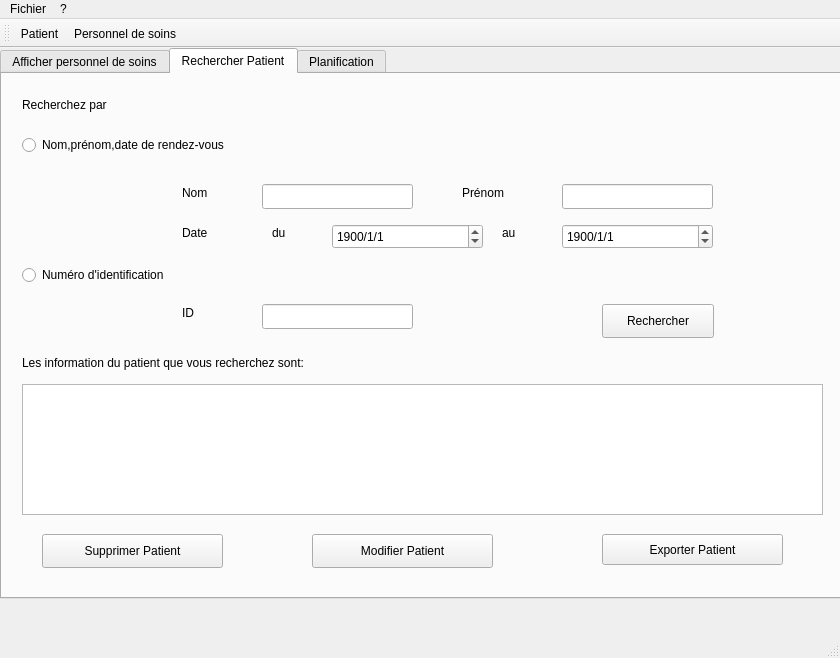
<?xml version="1.0" encoding="UTF-8"?>
<ui version="4.0">
 <class>MainWindow</class>
 <widget class="QMainWindow" name="MainWindow">
  <property name="geometry">
   <rect>
    <x>0</x>
    <y>0</y>
    <width>840</width>
    <height>658</height>
   </rect>
  </property>
  <property name="windowTitle">
   <string>Gestion de RDV</string>
  </property>
  <widget class="QWidget" name="centralWidget">
   <widget class="QTabWidget" name="tabWidget">
    <property name="geometry">
     <rect>
      <x>0</x>
      <y>0</y>
      <width>851</width>
      <height>551</height>
     </rect>
    </property>
    <property name="currentIndex">
     <number>1</number>
    </property>
    <widget class="QWidget" name="affichierPersonnelSoinsTab">
     <attribute name="title">
      <string>Afficher personnel de soins</string>
     </attribute>
     <widget class="QLabel" name="listPersonnelLabel">
      <property name="geometry">
       <rect>
        <x>260</x>
        <y>20</y>
        <width>451</width>
        <height>41</height>
       </rect>
      </property>
      <property name="text">
       <string>Liste de Personnel de soins</string>
      </property>
     </widget>
     <widget class="QTreeView" name="personnelTreeView">
      <property name="geometry">
       <rect>
        <x>20</x>
        <y>70</y>
        <width>801</width>
        <height>371</height>
       </rect>
      </property>
     </widget>
     <widget class="QPushButton" name="deletePersonnelSoinsButton">
      <property name="geometry">
       <rect>
        <x>80</x>
        <y>460</y>
        <width>191</width>
        <height>34</height>
       </rect>
      </property>
      <property name="text">
       <string>Supprimer Ressource</string>
      </property>
     </widget>
     <widget class="QPushButton" name="modifyPersonnelSoinsButton">
      <property name="geometry">
       <rect>
        <x>330</x>
        <y>460</y>
        <width>191</width>
        <height>34</height>
       </rect>
      </property>
      <property name="text">
       <string>Modifier Ressource</string>
      </property>
     </widget>
     <widget class="QPushButton" name="ViewButton">
      <property name="geometry">
       <rect>
        <x>661</x>
        <y>20</y>
        <width>151</width>
        <height>34</height>
       </rect>
      </property>
      <property name="text">
       <string>Load TreeList</string>
      </property>
     </widget>
     <widget class="QPushButton" name="addRadiologueButton_2">
      <property name="geometry">
       <rect>
        <x>620</x>
        <y>460</y>
        <width>181</width>
        <height>31</height>
       </rect>
      </property>
      <property name="text">
       <string>Add Radiologue</string>
      </property>
     </widget>
    </widget>
    <widget class="QWidget" name="rechercherPatientTab">
     <attribute name="title">
      <string>Rechercher Patient</string>
     </attribute>
     <widget class="QLabel" name="label_9">
      <property name="geometry">
       <rect>
        <x>180</x>
        <y>150</y>
        <width>41</width>
        <height>18</height>
       </rect>
      </property>
      <property name="text">
       <string>Date</string>
      </property>
     </widget>
     <widget class="QLineEdit" name="patientNomLineEdit">
      <property name="geometry">
       <rect>
        <x>260</x>
        <y>110</y>
        <width>151</width>
        <height>25</height>
       </rect>
      </property>
     </widget>
     <widget class="QLineEdit" name="patientPrenomLineEdit">
      <property name="geometry">
       <rect>
        <x>560</x>
        <y>110</y>
        <width>151</width>
        <height>25</height>
       </rect>
      </property>
     </widget>
     <widget class="QDateEdit" name="rdvStartDateEdit">
      <property name="geometry">
       <rect>
        <x>330</x>
        <y>150</y>
        <width>151</width>
        <height>25</height>
       </rect>
      </property>
      <property name="dateTime">
       <datetime>
        <hour>0</hour>
        <minute>0</minute>
        <second>0</second>
        <year>1900</year>
        <month>1</month>
        <day>1</day>
       </datetime>
      </property>
      <property name="displayFormat">
       <string notr="true">yyyy/M/d</string>
      </property>
     </widget>
     <widget class="QRadioButton" name="patientIdRadio">
      <property name="geometry">
       <rect>
        <x>20</x>
        <y>190</y>
        <width>251</width>
        <height>22</height>
       </rect>
      </property>
      <property name="text">
       <string>Numéro d'identification</string>
      </property>
     </widget>
     <widget class="QTableView" name="patientTableView">
      <property name="geometry">
       <rect>
        <x>20</x>
        <y>310</y>
        <width>801</width>
        <height>131</height>
       </rect>
      </property>
      <property name="selectionMode">
       <enum>QAbstractItemView::SingleSelection</enum>
      </property>
      <property name="selectionBehavior">
       <enum>QAbstractItemView::SelectRows</enum>
      </property>
     </widget>
     <widget class="QRadioButton" name="patientNomRadio">
      <property name="geometry">
       <rect>
        <x>20</x>
        <y>60</y>
        <width>311</width>
        <height>22</height>
       </rect>
      </property>
      <property name="text">
       <string>Nom,prénom,date de rendez-vous</string>
      </property>
     </widget>
     <widget class="QLabel" name="label_10">
      <property name="geometry">
       <rect>
        <x>180</x>
        <y>110</y>
        <width>31</width>
        <height>18</height>
       </rect>
      </property>
      <property name="text">
       <string>Nom</string>
      </property>
     </widget>
     <widget class="QLabel" name="label_24">
      <property name="geometry">
       <rect>
        <x>20</x>
        <y>20</y>
        <width>141</width>
        <height>21</height>
       </rect>
      </property>
      <property name="text">
       <string>Recherchez par </string>
      </property>
     </widget>
     <widget class="QPushButton" name="searchPatientButton">
      <property name="geometry">
       <rect>
        <x>600</x>
        <y>230</y>
        <width>112</width>
        <height>34</height>
       </rect>
      </property>
      <property name="text">
       <string>Rechercher</string>
      </property>
     </widget>
     <widget class="QLabel" name="label_11">
      <property name="geometry">
       <rect>
        <x>180</x>
        <y>230</y>
        <width>31</width>
        <height>18</height>
       </rect>
      </property>
      <property name="text">
       <string>ID</string>
      </property>
     </widget>
     <widget class="QLabel" name="label_12">
      <property name="geometry">
       <rect>
        <x>20</x>
        <y>280</y>
        <width>471</width>
        <height>18</height>
       </rect>
      </property>
      <property name="text">
       <string>Les information du patient que vous recherchez sont:</string>
      </property>
     </widget>
     <widget class="QLabel" name="label_13">
      <property name="geometry">
       <rect>
        <x>460</x>
        <y>110</y>
        <width>81</width>
        <height>18</height>
       </rect>
      </property>
      <property name="text">
       <string>Prénom</string>
      </property>
     </widget>
     <widget class="QLineEdit" name="patientIdLineEdit">
      <property name="geometry">
       <rect>
        <x>260</x>
        <y>230</y>
        <width>151</width>
        <height>25</height>
       </rect>
      </property>
     </widget>
     <widget class="QLabel" name="label">
      <property name="geometry">
       <rect>
        <x>270</x>
        <y>150</y>
        <width>21</width>
        <height>18</height>
       </rect>
      </property>
      <property name="text">
       <string>du</string>
      </property>
     </widget>
     <widget class="QLabel" name="label_2">
      <property name="geometry">
       <rect>
        <x>500</x>
        <y>150</y>
        <width>21</width>
        <height>18</height>
       </rect>
      </property>
      <property name="text">
       <string>au</string>
      </property>
     </widget>
     <widget class="QDateEdit" name="rdvEndDateEdit">
      <property name="geometry">
       <rect>
        <x>560</x>
        <y>150</y>
        <width>151</width>
        <height>25</height>
       </rect>
      </property>
      <property name="dateTime">
       <datetime>
        <hour>0</hour>
        <minute>0</minute>
        <second>0</second>
        <year>1900</year>
        <month>1</month>
        <day>1</day>
       </datetime>
      </property>
      <property name="displayFormat">
       <string notr="true">yyyy/M/d</string>
      </property>
     </widget>
     <widget class="QPushButton" name="deletePatientButton">
      <property name="geometry">
       <rect>
        <x>40</x>
        <y>460</y>
        <width>181</width>
        <height>34</height>
       </rect>
      </property>
      <property name="text">
       <string>Supprimer Patient</string>
      </property>
     </widget>
     <widget class="QPushButton" name="modifyPatientButton">
      <property name="geometry">
       <rect>
        <x>310</x>
        <y>460</y>
        <width>181</width>
        <height>34</height>
       </rect>
      </property>
      <property name="text">
       <string>Modifier Patient</string>
      </property>
     </widget>
     <widget class="QPushButton" name="ExporterPatient">
      <property name="geometry">
       <rect>
        <x>600</x>
        <y>460</y>
        <width>181</width>
        <height>31</height>
       </rect>
      </property>
      <property name="text">
       <string>Exporter Patient</string>
      </property>
     </widget>
    </widget>
    <widget class="QWidget" name="tab">
     <attribute name="title">
      <string>Planification</string>
     </attribute>
     <widget class="QLabel" name="label_23">
      <property name="geometry">
       <rect>
        <x>20</x>
        <y>100</y>
        <width>461</width>
        <height>18</height>
       </rect>
      </property>
      <property name="text">
       <string>Le personnel de soins qui sont disponibles sont:</string>
      </property>
     </widget>
     <widget class="QLabel" name="label_22">
      <property name="geometry">
       <rect>
        <x>20</x>
        <y>30</y>
        <width>361</width>
        <height>18</height>
       </rect>
      </property>
      <property name="text">
       <string>Choisissez une date pour le rendez-vous:</string>
      </property>
     </widget>
     <widget class="QTableView" name="personnelTableView">
      <property name="geometry">
       <rect>
        <x>20</x>
        <y>140</y>
        <width>801</width>
        <height>351</height>
       </rect>
      </property>
     </widget>
     <widget class="QPushButton" name="planifierButton">
      <property name="geometry">
       <rect>
        <x>660</x>
        <y>30</y>
        <width>112</width>
        <height>34</height>
       </rect>
      </property>
      <property name="text">
       <string>Planifier</string>
      </property>
     </widget>
     <widget class="QDateEdit" name="planificationDateEdit">
      <property name="geometry">
       <rect>
        <x>500</x>
        <y>30</y>
        <width>121</width>
        <height>25</height>
       </rect>
      </property>
      <property name="dateTime">
       <datetime>
        <hour>0</hour>
        <minute>0</minute>
        <second>0</second>
        <year>1900</year>
        <month>1</month>
        <day>1</day>
       </datetime>
      </property>
      <property name="displayFormat">
       <string notr="true">yyyy/M/d</string>
      </property>
     </widget>
    </widget>
   </widget>
  </widget>
  <widget class="QMenuBar" name="menuBar">
   <property name="geometry">
    <rect>
     <x>0</x>
     <y>0</y>
     <width>840</width>
     <height>21</height>
    </rect>
   </property>
   <widget class="QMenu" name="menuFichier">
    <property name="title">
     <string>Fichier</string>
    </property>
    <widget class="QMenu" name="menuAjouter">
     <property name="title">
      <string>Ajouter</string>
     </property>
     <property name="icon">
      <iconset resource="Images.qrc">
       <normaloff>:/new/prefix1/Images/AjouterIcon.png</normaloff>:/new/prefix1/Images/AjouterIcon.png</iconset>
     </property>
     <addaction name="actionPatient"/>
     <addaction name="actionPersonnel_de_soins"/>
    </widget>
    <addaction name="menuAjouter"/>
    <addaction name="actionQuitter"/>
   </widget>
   <widget class="QMenu" name="menu">
    <property name="title">
     <string>?</string>
    </property>
    <addaction name="actionA_propos"/>
   </widget>
   <addaction name="menuFichier"/>
   <addaction name="menu"/>
  </widget>
  <widget class="QStatusBar" name="statusBar"/>
  <widget class="QToolBar" name="toolBar">
   <property name="windowTitle">
    <string>toolBar</string>
   </property>
   <attribute name="toolBarArea">
    <enum>TopToolBarArea</enum>
   </attribute>
   <attribute name="toolBarBreak">
    <bool>false</bool>
   </attribute>
   <addaction name="actionPatient"/>
   <addaction name="actionPersonnel_de_soins"/>
  </widget>
  <action name="actionQuitter">
   <property name="icon">
    <iconset resource="Images.qrc">
     <normaloff>:/new/prefix1/Images/quitterIcon.png</normaloff>:/new/prefix1/Images/quitterIcon.png</iconset>
   </property>
   <property name="text">
    <string>Quitter</string>
   </property>
  </action>
  <action name="actionA_propos">
   <property name="icon">
    <iconset resource="Images.qrc">
     <normaloff>:/new/prefix1/Images/AProposIcon.png</normaloff>:/new/prefix1/Images/AProposIcon.png</iconset>
   </property>
   <property name="text">
    <string>A propos</string>
   </property>
  </action>
  <action name="actionPatient">
   <property name="icon">
    <iconset resource="Images.qrc">
     <normaloff>:/new/prefix1/Images/patientIcon.png</normaloff>:/new/prefix1/Images/patientIcon.png</iconset>
   </property>
   <property name="text">
    <string>Patient</string>
   </property>
  </action>
  <action name="actionPersonnel_de_soins">
   <property name="icon">
    <iconset resource="Images.qrc">
     <normaloff>:/new/prefix1/Images/personnelsoinsIcon.png</normaloff>:/new/prefix1/Images/personnelsoinsIcon.png</iconset>
   </property>
   <property name="text">
    <string>Personnel de soins</string>
   </property>
  </action>
 </widget>
 <layoutdefault spacing="6" margin="11"/>
 <resources>
  <include location="Images.qrc"/>
 </resources>
 <connections/>
</ui>
